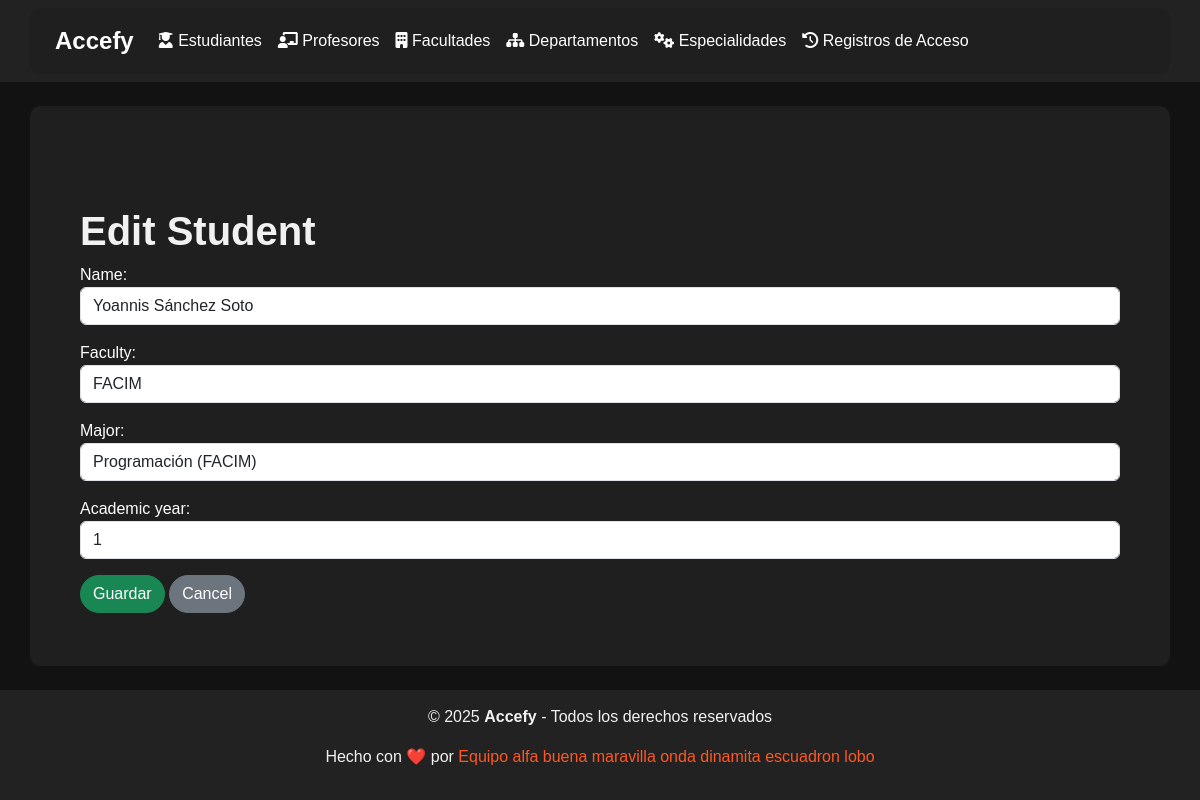
Screenshot of //students/2/edit/ with the database file from the repository.
### bibman_app/models.py (models this page shows, shortened)
class Person(models.Model):
    name = models.CharField(max_length=255)  # Full name
    faculty = models.ForeignKey(Faculty, on_delete=models.CASCADE, related_name="persons")  # Faculty
    created_at = models.DateTimeField(auto_now_add=True)  # To track creation time

class Faculty(models.Model):
    name = models.CharField(max_length=255, unique=True)  # Faculty name
    def __str__(self):
        return self.name

class Major(models.Model):
    name = models.CharField(max_length=255)  # Major or specialization name
    faculty = models.ForeignKey(Faculty, on_delete=models.CASCADE, related_name="majors")
    def __str__(self):
        return f"{self.name} ({self.faculty.name})"

class Student(Person):
    major = models.ForeignKey(Major, on_delete=models.SET_NULL, null=True, blank=True, related_name="students")
    academic_year = models.PositiveSmallIntegerField()  # Academic year (1-5)

### bibman_app/views.py (the view)
# urls.py: path("students/<int:pk>/edit/", StudentUpdateView.as_view(), name="student-edit"),
class StudentUpdateView(UpdateView):
    model = Student
    form_class = StudentForm
    template_name = "students/student_form.html"
    success_url = reverse_lazy("student-list")

### bibman_app/forms.py
class StudentForm(forms.ModelForm):
    class Meta:
        model = Student
        fields = ["name", "faculty", "major", "academic_year"]
        widgets = {
            "name": forms.TextInput(attrs={"class": "form-control"}),
            "faculty": forms.Select(attrs={"class": "form-control"}),
            "major": forms.Select(attrs={"class": "form-control"}),
            "academic_year": forms.NumberInput(attrs={"class": "form-control"}),
        }

### bibman_app/templates/students/student_form.html
{% extends "base.html" %} {% block content %}
<div class="container mt-5">
  <h1>{% if view.object %} Edit Student {% else %} Add Student {% endif %}</h1>
  <form method="post">
    {% csrf_token %} {{ form.as_p }}
    <button type="submit" class="btn btn-success">Guardar</button>
    <a href="{% url 'student-list' %}" class="btn btn-secondary">Cancel</a>
  </form>
</div>
{% endblock %}

### bibman_app/templates/base.html (style rules this page uses)
html, body { height: 100%; margin: 0; display: flex; flex-direction: column; }
body { background-color: #121212; color: white; font-family: "Arial", sans-serif; }
.container { background-color: #1f1f1f; border-radius: 10px; padding: 10px; padding-inline: 25px; }
.btn { border-radius: 20px; }
h1, h2 { font-weight: 600; color: #f1f1f1; }

### rows the page displays
Person: name "Yoannis Sánchez Soto"
Major: faculty "FACIM"
Student: major "Programación (FACIM)", academic_year "1"
